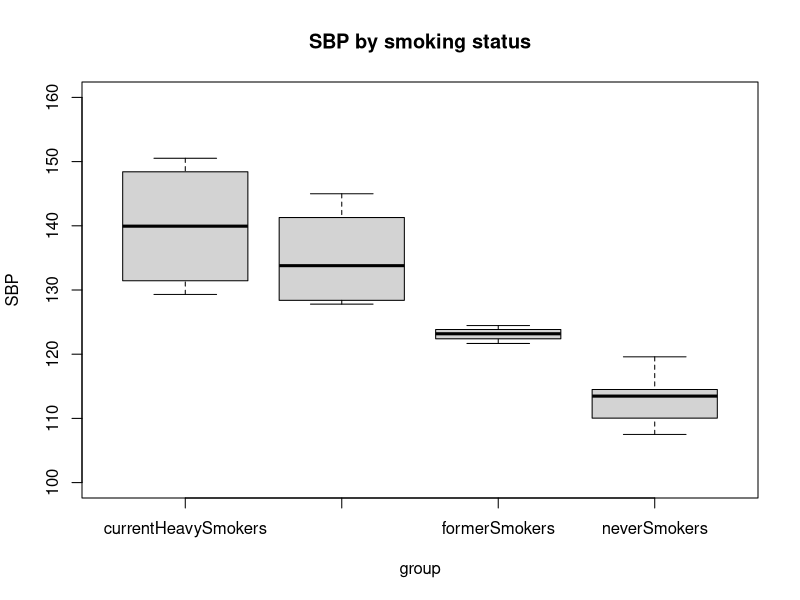

Write R code to recreate this figure.
# setwd("SET THE Working Director to THE PATH TO THIS DIRECTORY")



# Load the smoker data set. 
data<- read.csv("Datasets/smoker.csv")
attach(data)

data

# The function factor is used to encode a vector as a factor (the terms ‘category’ and ‘enumerated type’ 
# are also used for factors).
is.factor(data$group)

# Calculate mean, SD of SBP by groups
aggregate(data$SBP, by=list(data$group), summary)
aggregate(data$SBP, by=list(data$group), sd)

# Boxplot data 
boxplot(data$SBP~data$group, data=data, main="SBP by smoking status", xlab="group",  ylab="SBP", ylim=c(100, 160))


# aov 
m <- aov(data$SBP~data$group, data=data)
summary(m)

# pairwise t test 
pairwise.t.test(data$SBP, data$group, p.adj="none")

# pairwise t test with bonferroni adjustment 
pairwise.t.test(data$SBP, data$group, p.adj="bonferroni")


# Compute Tukey Honest Significant Differences
?TukeyHSD

# Create a set of confidence intervals on the differences between the means of the levels of a factor 
# with the specified family-wise probability of coverage. 
# The intervals are based on the Studentized range statistic, Tukey's ‘Honest Significant Difference’ method.

# pairwise test with TukeyHSD
TukeyHSD(m)



